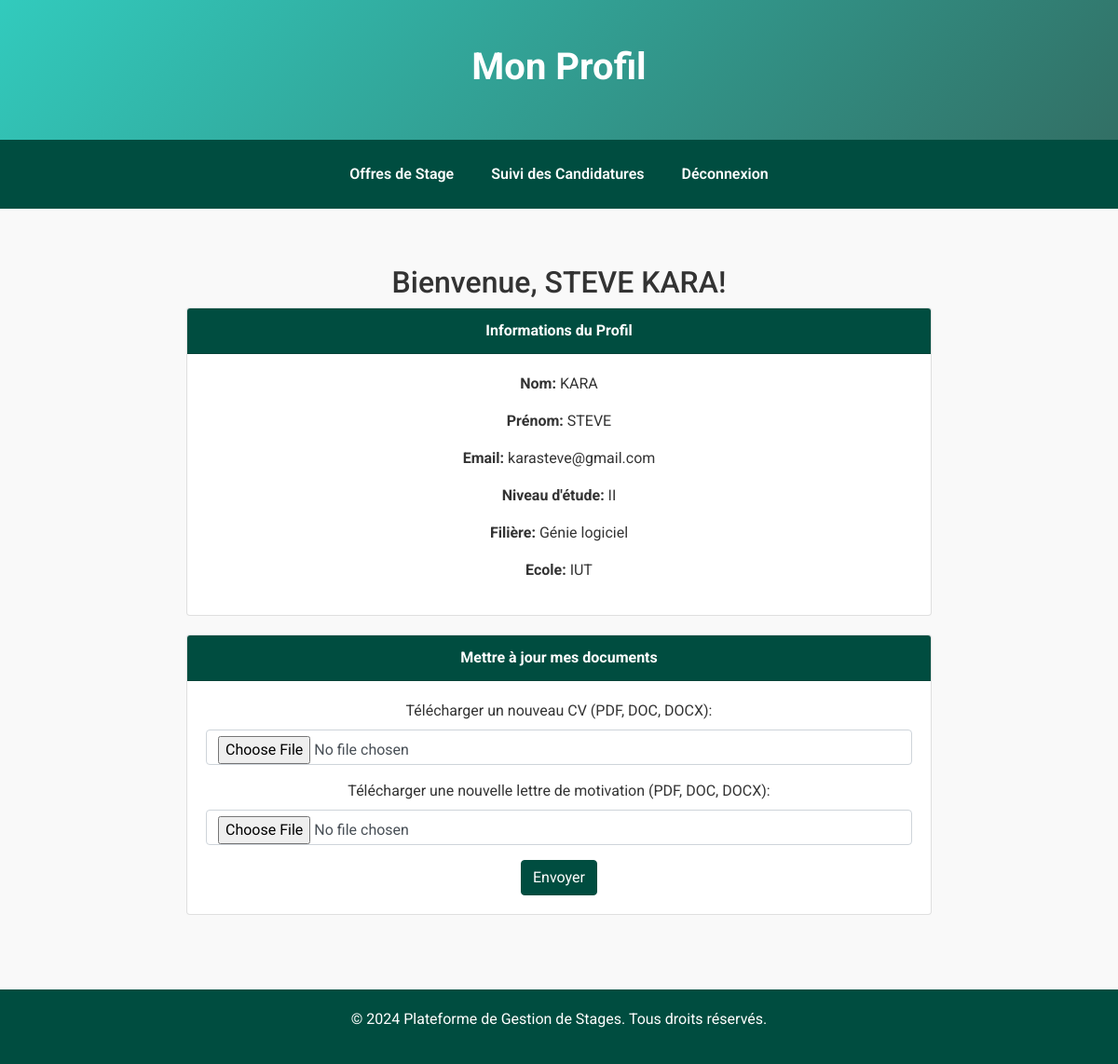
/profil.php (signed in), run on the app's committed database.
### tables this page shows
CREATE TABLE `etudiants` (
  `etudiant_id` int(11) NOT NULL,
  `nom` varchar(100) NOT NULL,
  `prenom` varchar(100) NOT NULL,
  `email` varchar(100) NOT NULL,
  `mot_de_passe` varchar(255) NOT NULL,
  `niveau_etude` varchar(100) DEFAULT NULL,
  `filiere` varchar(100) DEFAULT NULL,
  `cv` varchar(255) DEFAULT NULL,
  `lettre_motivation` varchar(255) DEFAULT NULL,
  `date_creation` timestamp NOT NULL DEFAULT current_timestamp(),
  `ecole` varchar(30) DEFAULT NULL
);

### profil.php (the view, shortened to what this page needs)
<?php
$host = 'localhost';
$dbname = 'gestion_stages_sodecoton';
$username = 'root';
$password = '';
try {
    $pdo = new PDO("mysql:host=$host;dbname=$dbname", $username, $password);
    $pdo->setAttribute(PDO::ATTR_ERRMODE, PDO::ERRMODE_EXCEPTION);
} catch (PDOException $e) {
    die("Erreur de connexion à la base de données : " . $e->getMessage());
}
$user_id = $_SESSION['user_id'];
$query = "SELECT nom, prenom, email, niveau_etude, filiere, cv, lettre_motivation, ecole
          FROM Etudiants
          WHERE etudiant_id = :user_id";
$stmt = $pdo->prepare($query);
$stmt->bindParam(':user_id', $user_id, PDO::PARAM_INT);
$stmt->execute();
$etudiant = $stmt->fetch(PDO::FETCH_ASSOC);
?>
<!DOCTYPE html>
<html lang="fr">
<head>
    <link rel="stylesheet" href="https://stackpath.bootstrapcdn.com/bootstrap/4.5.2/css/bootstrap.min.css">
</head>
<body>
    <header>
        <h1>Mon Profil</h1>
    </header>
    <nav>
        <a href="offres.php">Offres de Stage</a>
        <a href="candidature.php">Suivi des Candidatures</a>
        <a href="../auth/logout.php">Déconnexion</a>
    </nav>
    <main>
        <section>
            <h2>Bienvenue, <?php echo htmlspecialchars($etudiant['prenom']) . ' ' . htmlspecialchars($etudiant['nom']); ?>!</h2>
            <div class="card">
                <div class="card-header">Informations du Profil</div>
                <div class="card-body">
                    <p><strong>Nom:</strong> <?php echo htmlspecialchars($etudiant['nom']); ?></p>
                    <p><strong>Prénom:</strong> <?php echo htmlspecialchars($etudiant['prenom']); ?></p>
                    <p><strong>Email:</strong> <?php echo htmlspecialchars($etudiant['email']); ?></p>
                    <p><strong>Niveau d'étude:</strong> <?php echo htmlspecialchars($etudiant['niveau_etude']); ?></p>
                    <p><strong>Filière:</strong> <?php echo htmlspecialchars($etudiant['filiere']); ?></p>
                    <p><strong>Ecole:</strong> <?php echo htmlspecialchars($etudiant['ecole']); ?></p>
                </div>
            </div>
            <div class="card">
                <div class="card-header">Mettre à jour mes documents</div>
                <div class="card-body">
                    <form method="post" enctype="multipart/form-data">
                        <div class="form-group">
                            <label for="cv">Télécharger un nouveau CV (PDF, DOC, DOCX):</label>
                            <input type="file" id="cv" name="cv" class="form-control">
                        </div>
                        <div class="form-group">
                            <label for="lettre_motivation">Télécharger une nouvelle lettre de motivation (PDF, DOC, DOCX):</label>
                            <input type="file" id="lettre_motivation" name="lettre_motivation" class="form-control">
                        </div>
                        <button type="submit" class="btn btn-primary">Envoyer</button>
                    </form>
                </div>
            </div>
        </section>
    </main>
    <footer>
        <p>&copy; 2024 Plateforme de Gestion de Stages. Tous droits réservés.</p>
    </footer>
</body>
</html>

### profil.php (style rules this page uses)
body { font-family: 'Roboto', sans-serif; background-color: #f9f9f9; color: #333; }
header { background: linear-gradient(135deg, rgba(0, 191, 174, 0.8), rgba(0, 77, 64, 0.8)); color: #fff; padding: 3em 1em; text-align: center; height: 150px; }
header h1 { margin: 0; font-size: 2.5em; font-weight: 700; }
nav { display: flex; justify-content: center; background: #004d40; padding: 10px 0; }
nav a { color: #fff; padding: 15px 20px; text-decoration: none; font-weight: 600; }
main { padding: 60px 20px; text-align: center; }
section { max-width: 800px; margin: 0 auto; }
.card { margin-bottom: 20px; }
.card-header { background-color: #004d40; color: #fff; font-weight: bold; }
footer { background: #004d40; color: #fff; padding: 20px; text-align: center; }
.btn-primary { background-color: #004d40; border-color: #004d40; }

### data on the page
etudiants: prenom "STEVE", nom "KARA", email "karasteve@gmail.com", niveau_etude "II", filiere "Génie logiciel", ecole "IUT"
